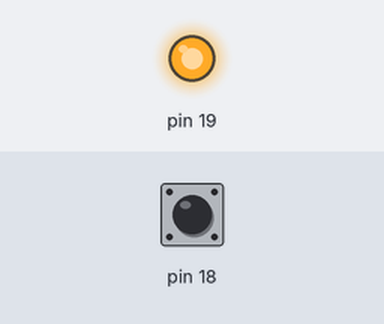
A program run on a simulated MicroPython board. Parts: output pins drawn as LEDs (lit = HIGH). The inputs (shaded band) are chosen by the test bench; at power-on: pin 18 HIGH. What the program prints to the serial console is not drawn.

Above: at 1.2 s.
1.3 s: pin 18 pulled LOW for 1 s
3.8 s: pin 18 pulled LOW for 3.2 s
Timing chart, 0 to 6.8 s (numbered marks = the images above; inputs shaded):
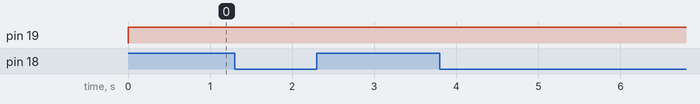

The program:

TTP229.py
```python
#!/usr/bin/env python
# -*- coding: utf8 -*-

#  MIT License

# Copyright (c) 2022 mehrdad
# Developed by mehrdad-mixtape https://github.com/mehrdad-mixtape

# This is version for MicroPython v1.18
# TTP229 Touch Keypad

from machine import Pin
from gc import collect
from utime import sleep_ms, sleep_us

scl: Pin = Pin(19, mode=Pin.OUT)
sdo: Pin = Pin(18, mode=Pin.IN, pull=Pin.PULL_UP)

def _key_map(data: list) -> int:
    """Map data to key"""
    key: int = 0
    for bit in data:
        if bit != 0:
            key += 1
        else:
            break
    # print(f"key = {(key // 2) + 1}")
    return ((key // 2) + 1)

def key_read(mode: int=16) -> int:
    """Read data from TTP229"""

    data: list = []
    wait: int = 0
    key: int = 0

    if sdo.value() == 1: # when [sdo] is 1, tell me be ready for data
        scl.high() # change polarity of [scl] to high
        data.clear() # clear the data[]
        wait = 0 # zero the wait
    else:
        sleep_us(103) # when sdo was 0, wait 103us for data.
        # DV = 93us, Tw = 10us. DV + Tw = 103us.
        while wait != mode: # I need 32ms to read data in 16keyMode.
        # while wait != _8_KEY_MODE: # I need 16ms to read data in 8keyMode.
            data.append(sdo.value()) # read and append the value of [sdo] as bit of data
            scl.toggle() # make 1 khz clock to read 32bit data. if 1s / 1000 = 1ms, each cycle of clock is 1ms
            sleep_ms(1) # wait 1ms and change the polarity of [scl]
            wait += 1
        # print(data) # data has funny format!
        scl.low() # after reading, set [scl] to low.
        if 0 in data:
            key: int = _key_map(data) # call function to map the data to key.
        sleep_ms(2) # wait 2ms for next data. if I hold my finger on current-key, I should wait 2ms to read it.
        collect()
    return key

def main() -> None:
    """Beginning"""
    _16_KEY_MODE: int = 32 # set jumper to enable 16 key mode.
    _8_KEY_MODE: int = 16 # default mode.
    print('Press Any Key ...')
    while True:
        key: int = key_read(mode=_16_KEY_MODE)
        if key != 0:
            print(f"key = {key}")

if __name__ == '__main__':
    main()
```
